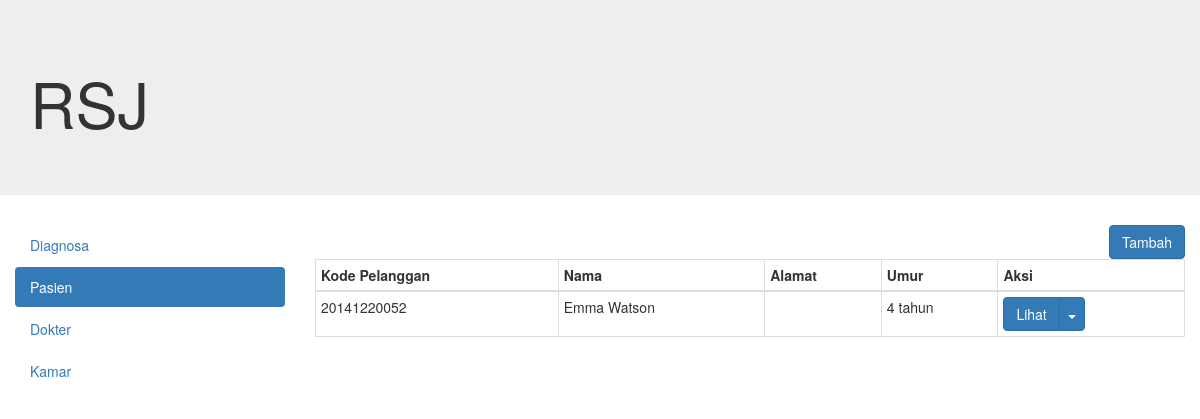
The app's page /index.php/pasien with its own data.
### tables this page shows
CREATE TABLE IF NOT EXISTS `tbl_pasien` (
  `kode_pasien` varchar(16) NOT NULL,
  `id` int(4) NOT NULL,
  `nama` varchar(30) NOT NULL,
  `alamat` text NOT NULL,
  `tempat_lahir` varchar(25) NOT NULL,
  `tanggal_lahir` date NOT NULL,
  `kelamin` varchar(2) NOT NULL
);

### application/controllers/pasien.php (called while the page is built, shortened)
<?php
	class Pasien extends CI_Controller
	{
		function __construct()
		{
			$this->load->model('get_pasien');
		}
		function index() {
			$data['pasien'] = $this->get_pasien->pasien();
			$this->load->view('component_header');
			  $this->load->view('component_navigation');
			  $this->load->view('page_pasien',$data);
			$this->load->view('component_footer');
		}
	}
?>

### index.php (called while the page is built, shortened)
<?php
require_once BASEPATH.'core/CodeIgniter.php';

### application/models/get_pasien.php (called while the page is built, shortened)
<?php
	class Get_pasien extends CI_Model
	{
		function pasien() {
			$this->db->from('tbl_pasien');
			$result = $this->db->get();
			if ($result->num_rows() > 0) {
				foreach ($result->result() as $row) {
					$data[] = $row;
				}
				return $data;
			}
		}
	}
?>

### application/views/page_pasien.php (the view)
<div class="col-xs-9">
	<a class="btn btn-primary pull-right" href="<?php echo base_url();?>index.php/pasien/tambah">Tambah</a>
	<table class="table table-bordered table-hover table-condensed">
		<thead>
			<tr>
				<th>Kode Pelanggan</th>
				<th>Nama</th>
				<th>Alamat</th>
				<th>Umur</th>
				<th>Aksi</th>
			</tr>
		</thead>
		<tbody>
			<?php
				if ($pasien) {
					foreach ($pasien as $data) {
						$umur = HitungUmur($data->tanggal_lahir);
						echo "<tr>
								<td>$data->kode_pasien</td>
								<td>$data->nama</td>
								<td>$data->alamat</td>
								<td>$umur tahun</td>
								<td>
									<div class='btn-group'>
										<a class='btn btn-primary' type='button' href='pasien/lihat/$data->kode_pasien'>Lihat</a>
										<button class='btn btn-primary dropdown-toggle' data-toggle='dropdown'>
											<span class='caret'></span>
										</button>
										<ul class='dropdown-menu' role='menu'>
											<li><a href='pasien/edit/$data->kode_pasien'>Edit</a></li>
											<li><a href='#' onClick='pasienDelete(\"$data->kode_pasien\");'>Hapus</a></li>
										</ul>
									</div>
								</td>
							</tr>
						";
					}
				}
			?>
		</tbody>
	</table>
</div>

### records on screen
tbl_pasien: kode_pasien "20141220052", nama "Emma Watson", tanggal_lahir "4"
